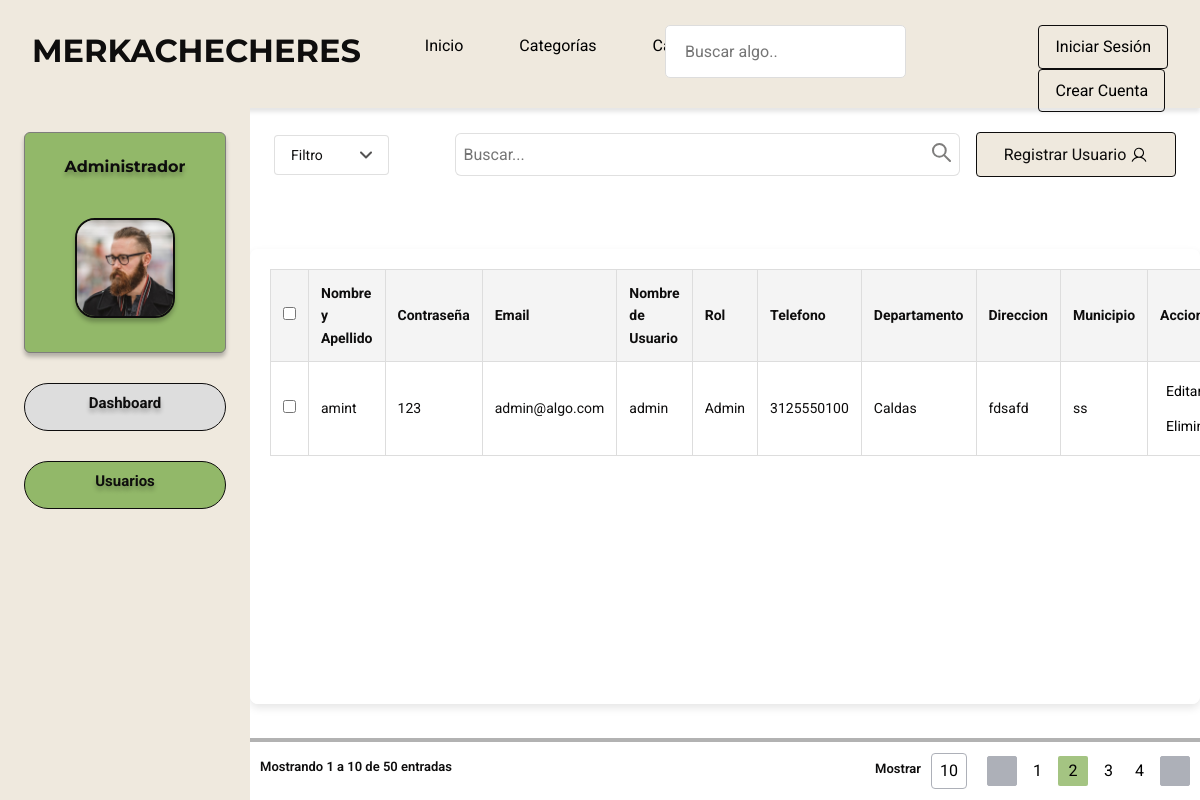
Page /admin_dashboard/ on the earlier database version.
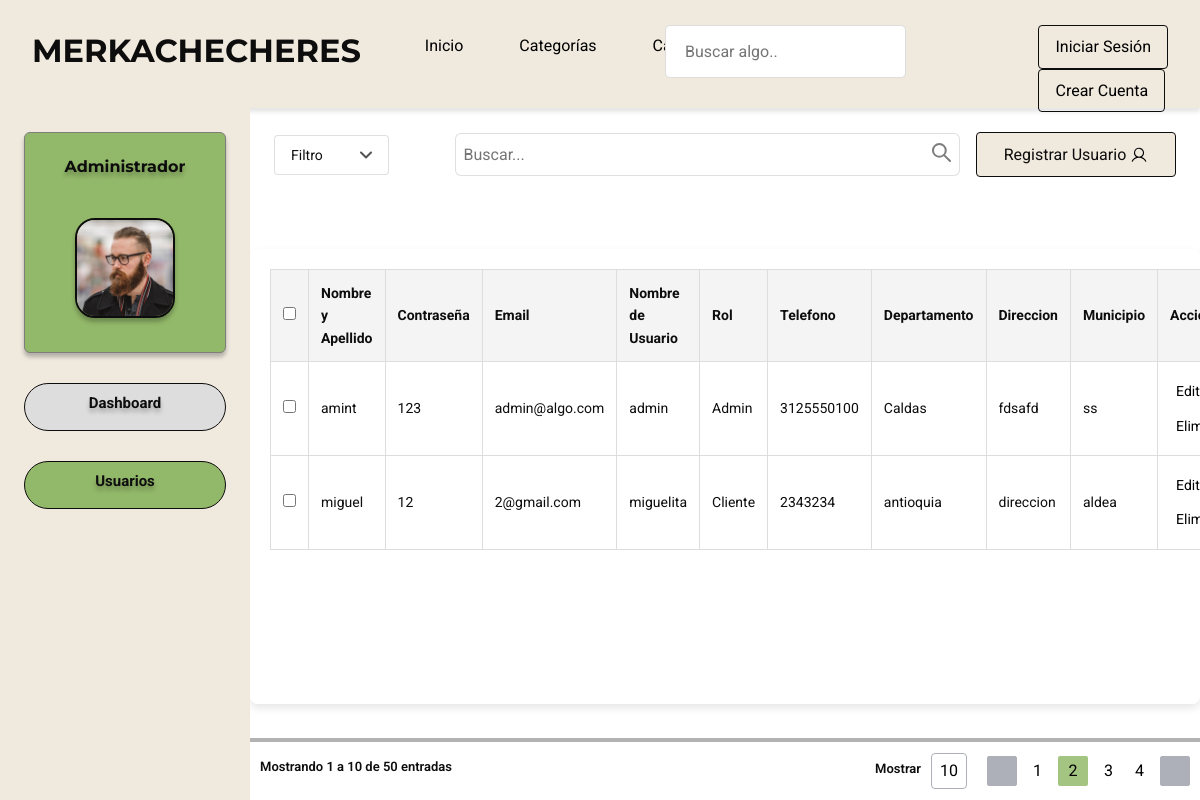
Same page on the later database version.
### merkachecheres/models.py (models this page shows, shortened)
class Usuario(models.Model):
    full_name = models.CharField(max_length=255)
    email = models.EmailField(unique=True)
    username = models.CharField(max_length=150, unique=True)
    password = models.CharField(max_length=128)
    telefono = models.CharField(max_length=15, default="Sin teléfono")  # Valor por defecto
    departamento = models.CharField(max_length=100, default="Sin departamento")  # Valor por defecto
    direccion = models.CharField(max_length=255, default="Sin dirección")  # Valor por defecto
    municipio = models.CharField(max_length=100, default="Sin municipio")  # Valor por defecto
    ROLES = (
        (1, "Admin"),
        (2, "Cliente"),
        (3, "Vendedor")
    )
    rol = models.IntegerField(choices=ROLES, default=2)

### merkachecheres/views.py (the view)
# urls.py: path('admin_dashboard/', views.admin_dashboard, name='admin_dashboard'),
def admin_dashboard(request):
    usuarios = Usuario.objects.all()
    return render(request, 'admin.html', {'usuarios': usuarios})

### merkachecheres/templates/admin.html (shortened to what this page needs)
{% load static %}
<!DOCTYPE html>
<html lang="en">
<head>
    <link rel="stylesheet" href="{% static 'css/bootstrap.min.css' %}" />
    <link rel="stylesheet" href="{% static 'css/styleAdmin.css' %}">
    <link rel="stylesheet" href="{% static 'css/styleguide.css' %}">
</head>
<body>
    <header>
        <div class="navigation">
            <div class="navigation_wrapper">
                <div class="middle_nav_wrapper">
                    <div class="middle_nav">
                        <div class="logo">
                            <div class="text_wrapper">MERKACHECHERES</div>
                        </div>
                        <div class="frame">
                            <div class="div_wrapper">
                                <div class="div">
                                    <button class="dropbtn " onclick="window.location.href='{% url 'index' %}'">Inicio</button>
                                </div>
                            </div>
                            <div class="btn_primary_wrapper">
                                <button class="dropbtn">Categorías</button>
                            </div>
                            <div class="div_wrapper">
                                <div class="div">
                                    <button class="dropbtn">Catalogo</button>
                                </div>
                            </div>
                            </div>
                        <div class="buscar">
                            <input type="password" id="password" name="password" placeholder="Buscar algo.." class="navbar">
                        </div>
                        <div class="frame_2">
                            <div class="iniciar_crear_cuenta">
                                <div class="btn_login">
                                    {% if not request.session.validar %}
                                        <button class="button_text_wrapper"
                                            onclick="window.location.href='{% url 'login' %}'">Iniciar Sesión</button>
                                    {% endif %}
                                </div>
                                <div class="btn_registro">
                                    {% if not request.session.validar %}
                                        <button class="button_text_wrapper"
                                            onclick="window.location.href='{% url 'registro' %}'">Crear Cuenta</button>
                                    {% endif %}
                                </div>
                            </div>
                        </div>
                    </div>
                </div>
            </div>
        </div>
    </header>
    <main class="mainGeneralContainer">
        <aside class="asideAdmin">
            <div class="adminContainer">
                <div class="adminTittleContainer">
                    <h2 id="titleAdmin">Administrador</h2>
                </div>
                <div class="photoAdminContainer">
                    <img src="{% static 'img/admin.png' %}" alt="Foto del administrador" class="photoAdmin">
                </div>
            </div>
            <div class="dashboardContainer">
                <div class="dashboardTextContainer">
                    <button class="botonDashboard">
                        <h4 id="dashboardText">Dashboard</h4>
                    </button>
                </div>
            </div>
            <div class="usersContainer">
                <div class="dashboardTextContainer">
                    <button class="botonUsuarios">
                        <h4 id="usersText">Usuarios</h4>
                    </button>
                </div>
            </div>
        </aside>
            <div class="DIVCOSAS">
                <div class="mainContentWrapper">
                    <section class="dataGeneralContainer">
                        <div class="searchbarFilterContainer">
                            <div class="filterContainer">
                                <div class="filterDiv">
                                    <a href="" id="filterText">Filtro</a>
                                </div>
                                <div class="IconFilterDiv">
                                </div>
                            </div>
                            <div class="searchContainer">
                                <input type="text" id="buscarText" placeholder="Buscar...">
                                <div class="search-inner">
                                    <div class="searchIconContainer">
                                        <svg xmlns="http://www.w3.org/2000/svg" width="19" height="19" viewBox="0 0 19 19" fill="none">
                                            <circle cx="7.375" cy="7.375" r="6.375" stroke="#7E7D7C" stroke-width="2" stroke-linecap="round"/>
                                            <path d="M12.3333 12.3333L18 17.9999" stroke="#7E7D7C" stroke-width="2" stroke-linecap="round"/>
                                        </svg>
                                    </div>
                                </div>
                            </div>
                            <button class="registerButton">
                                <div class="userRegisterContainer">
                                    <div class="registerUserContainer">
                                        <a id="registerUserText">Registrar Usuario</a>
                                    </div>
                                </div>
                            </button>
                        </div>
                    </section>
            <section class="detailsSection">
                <div class="table-container">
                    <table>
                        <thead>
                            <tr>
                            <th><input type="checkbox"></th>
                            <th>Nombre y Apellido</th>
                            <th>Contraseña</th>
                            <th>Email</th>
                            <th>Nombre de Usuario</th>
                            <th>Rol</th>
                            <th>Telefono</th>
                            <th>Departamento</th>
                            <th>Direccion</th>
                            <th>Municipio</th>
                            <th>Acciones</th>
                            </tr>
                        </thead>
                        <tbody>
                            {% for usuario in usuarios %}
                            <tr>
                                <td><input type="checkbox"></td>
                                <td>{{ usuario.full_name }}</td>
                                <td>{{ usuario.password }}</td>
                                <td>{{ usuario.email }}</td>
                                <td>{{ usuario.username }}</td>
                                <td>{{ usuario.get_rol_display }}</td>
                                <td>{{ usuario.telefono }}</td>
                                <td>{{ usuario.departamento }}</td>
                                <td>{{ usuario.direccion }}</td>
                                <td>{{ usuario.municipio }}</td>
                                <td>
                                    <button class="buttons" onclick="window.location.href='{% url 'editar_usuario' usuario.id %}'">Editar</button>
                                    <button class="buttons btn-danger" onclick="if(confirm('¿Estás seguro de que deseas eliminar este usuario?')) { window.location.href='{% url 'eliminar_usuario' usuario.id %}'; }">Eliminar</button>
                                </td>
                            </tr>
                            {% endfor %}
                        </tbody>
                    </table>
                </div>
                <div class="resultsContainer">
                    <div class="mostrarContainer">
                        <h2 id="mostarText">Mostrando 1 a 10 de 50 entradas</h2>
                    </div>
                    <div class="optionsContainer">
                        <div class="mostrar10Container">
                            <div class="mostrarDiv">
                                <h4 id="mostarText">Mostrar</h4>
                            </div>
                            <div>
                                <button id="ButtonTen">10</button>
                            </div>
                        </div>
                        <div class="Container">
                            <button class="flechaButton">
                            </button>
                            <button class="buttons">1</button>
                            <button class="buttonTwo">2</button>
                            <button class="buttons">3</button>
                            <button class="buttons">4</button>
                            <button class="flechaButton">
                            </button>
                        </div>
                    </div>
                </div>
            </section>
        </div>
    </main>
</body>
</html>

### merkachecheres/static/css/styleguide.css (style rules this page uses)
:root { --secondary-700: rgba(27, 99, 146, 1); --gray-00: rgba(255, 255, 255, 1); --title-font-family: "Montserrat", Helvetica; --title-font-family-bold: "Montserrat-Bold", Helvetica; --title-font-weight: 700; --title-font-size: 40px; --title-letter-spacing: 0px; --title-line-height: normal; --title-font-style: normal; --description-font-family: "Mukta Vaani", Helvetica; --description-font-weight: 500; --description-font-size: 20px; --description-letter-spacing: 0px; --description-line-height: normal; --description-font-style: normal; --labels-font-family: "Roboto", Helvetica; --labels-font-family-regular: "Roboto-Regular", Helvetica; --labels-font-family-medium: "Roboto-Medium", Helvetica; --labels-font-weight-400: 400; --labels-font-size-12: 12px; --labels-font-size-14: 14px; --labels-font-size-16: 16px; --labels-font-size-18: 18px; --labels-font-size-22: 22px; --labels-font-size-24: 24px; --labels-letter-spacing-0: 0px; --labels-line-height: normal; --labels-font-style: normal; --color-blanco: rgba(255, 255, 255); --color-verde: rgba(146, 184, 105); --color-verde-hover: rgba(146, 184, 105, 1); --color-negro: rgba(0, 0, 0); --color-gris-20: rgba(102, 102, 102, 0.2); --color-gris-25: rgba(102, 102, 102, 0.25); --color-gris-border-35: rgba(102, 102, 102, 0.35); --color-gris-60: rgba(102, 102, 102, 0.6); --color-gris-80: rgba(102, 102, 102, 0.8); --color-gris: rgba(102, 102, 102, 1); --color-rojo: rgba(240, 20, 47, 1); --color-sombra: rgba(0, 0, 0, 0.12); --color-redes-rojo: rgba(219, 74, 57, 1) ; --color-redes-rojo-hover: rgba(196, 56, 45, 1); --color-redes-azul-hover: rgba(54, 84, 159, 1); --color-redes-azul: rgba(66, 103, 178, 1) ; }

Differences in the rows shown:
added Usuario: full_name "miguel", password "12", email "2@gmail.com", username "miguelita", rol "Cliente", telefono "2343234", departamento "antioquia", direccion "direccion", municipio "aldea"
